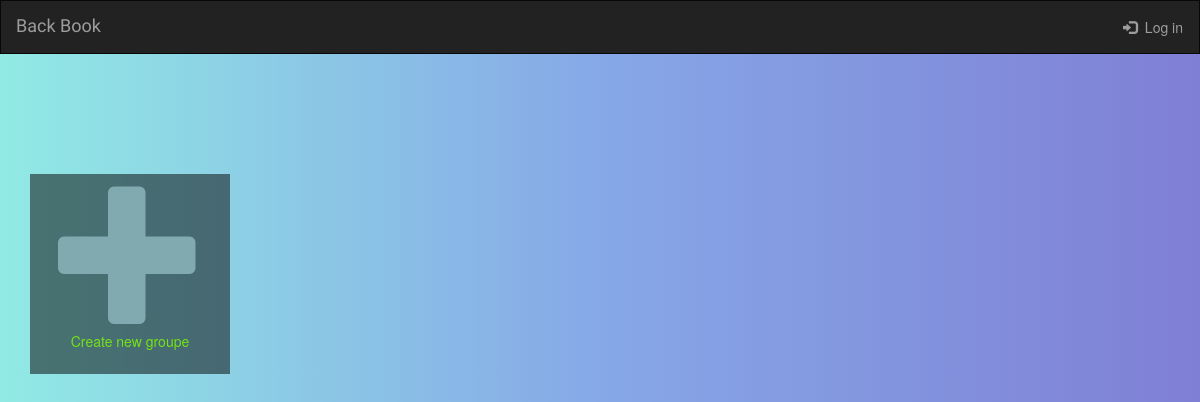
Before: /forums/ with the older database file.
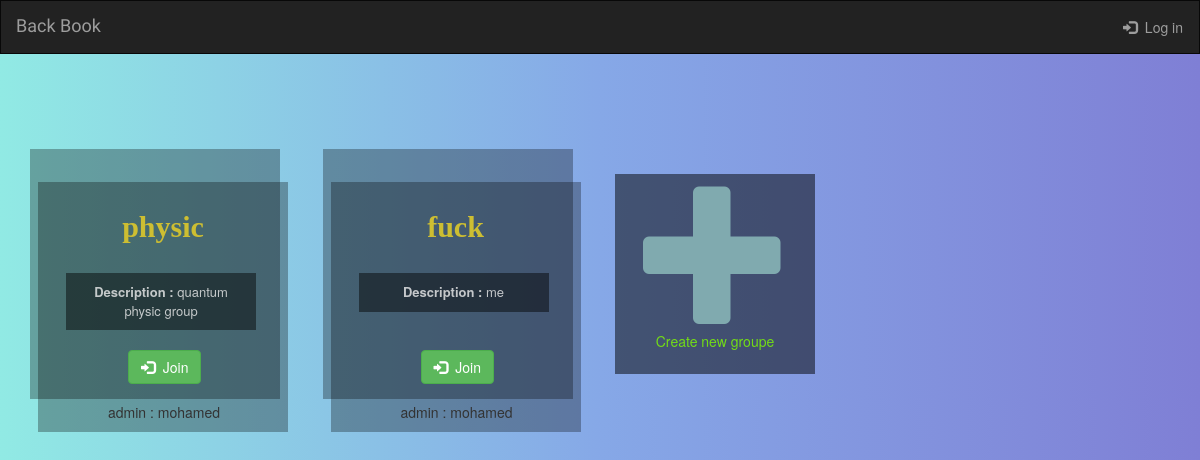
After: the same page with the newer database file.
### app/models.py (models this page shows, shortened)
class Forum(models.Model):
    user = models.ForeignKey(UserProfile,on_delete=models.CASCADE,default=None)
    name = models.CharField(max_length=50)
    description = models.CharField(max_length=250)
    private = models.BooleanField(default=False)
    password = models.CharField(null=True ,max_length=50)
    group = models.ForeignKey(Groupp , on_delete=models.CASCADE)
    def __str__(self):
        return str(self.user.user.username)+ " : " + self.name

class UserProfile(models.Model):
    user   = models.OneToOneField(User,on_delete=models.CASCADE)
    profilePicture = models.ImageField(null=True)
    sex = models.CharField(default='None',max_length=10)
    bio = models.CharField(null=True,max_length=100)

### app/views.py (the view)
# urls.py: path('forums/',views.forums,name="forums"),
def forums(request):
    if request.POST :
        createForum(request)
    forums = Forum.objects.all()
    print(forums)
    return render(request, 'app/forums.html',{'forums':forums})

### app/context_processors.py (called while the page is built, shortened)
def notification(request):
    if not request.user.is_authenticated:
        return {}

### app/templates/app/forums.html (shortened to what this page needs)
{% extends 'app/base.html' %}
{% block body %}
{% load static %}
<link href="//maxcdn.bootstrapcdn.com/font-awesome/4.3.0/css/font-awesome.min.css" rel="stylesheet">
<link rel="stylesheet" type="text/css" href="{% static 'app/forums.css' %}" />
<div class="container">
	<div class="row">
    {% for i in forums %}
      <div style="margin-top:50px;" class="col-lg-3 col-sm-6">
        <div class="forum-box">
          <div class="forum-box head">
            <h2 >{{i.name}}</h2>
            <p id="wost">
              <span style="font-weight: bold; "> Description : </span>{{i.description}}
            </p>
            <a id="prefoot" class="btn btn-success " href="{% url 'app:join-group' i.id %}"><span class="glyphicon glyphicon-log-in"></span>&nbsp; Join</a>
            <p id="foot">admin : {{i.user.user.username}}</p>
          </div>
       </div>
      </div>
    {% endfor %}
		<div style="margin-top:100px;" class="col-lg-3 col-sm-6">
       <div class="forum-box-add">
          <span  class="glyphicon glyphicon-plus gi-5x" aria-hidden="true"></span>
          <div type="button" class="box-add-text" id="myBtn">Create new groupe</div>
       </div>
    </div>
  </div>
{% endblock  %}

Changed rows visible on the page:
added Forum: name "physic", description "quantum physic group", user.user.username "mohamed"
added Forum: name "fuck", description "me", user.user.username "mohamed"
